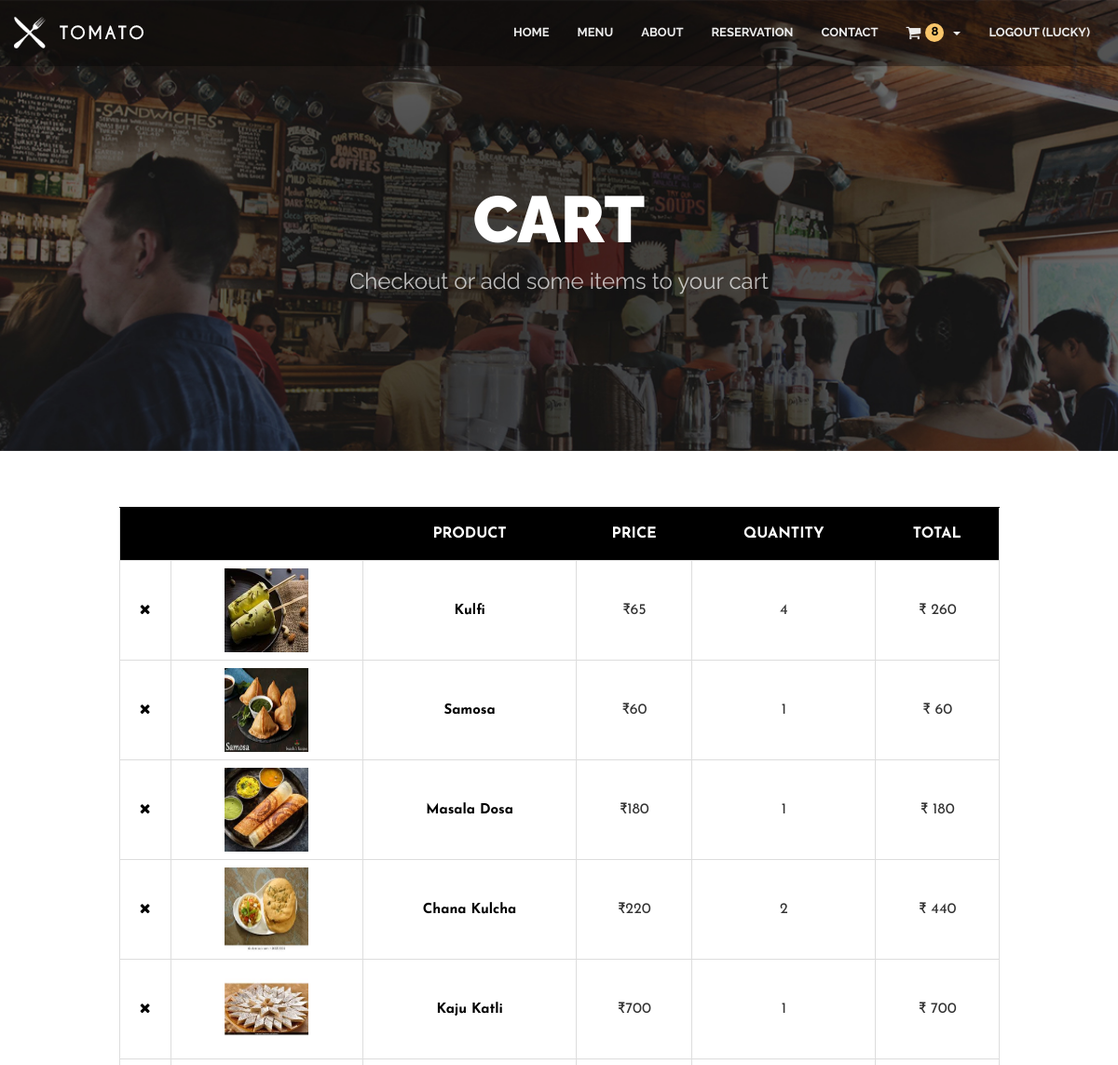
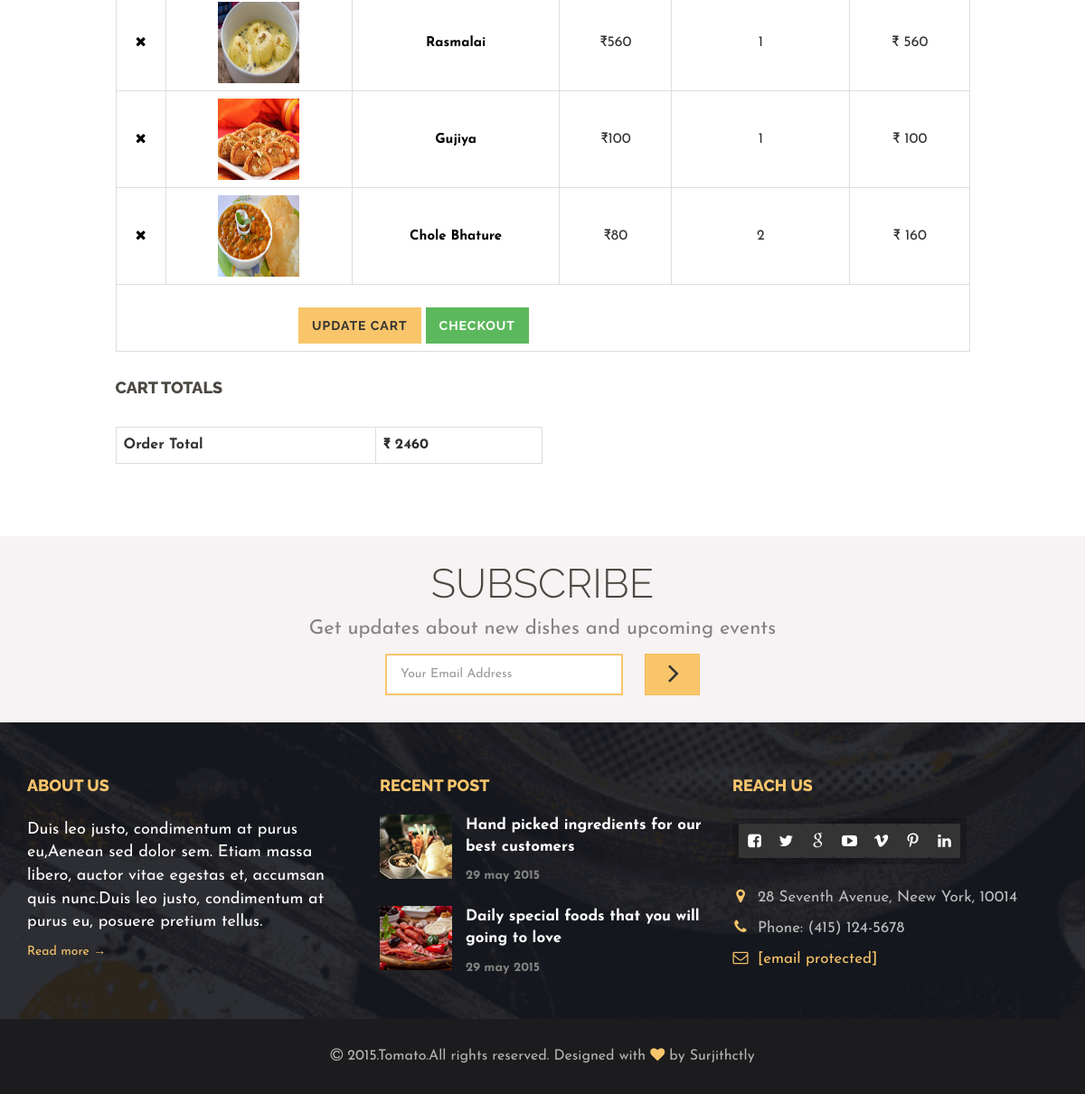
The app's page /customer/cart/ (signed in) with its own data (2 pictures, top to bottom).
### customer/models.py (models this page shows, shortened)
class Add_to_cart(models.Model):
    user = models.ForeignKey(User,on_delete=models.CASCADE, blank=True, null=True)
    dish = models.ForeignKey(Dish,on_delete=models.CASCADE, blank=True, null=True)
    qty = models.IntegerField(blank=True, null=True, default=1)
    confirmation = models.BooleanField(blank=True, null=True, default=False)

### management/models.py (models this page shows, shortened)
class Dish(models.Model):
    title = models.CharField(max_length=30,null=True,blank=True)
    des = models.TextField(null=True,blank=True)
    img = models.FileField(null=True,blank=True)
    img1 = models.FileField(null=True,blank=True)
    img2 = models.FileField(null=True,blank=True)
    mrp = models.IntegerField(null=True,blank=True)
    price = models.IntegerField(null=True,blank=True)
    available = models.BooleanField(default=True,null=True,blank=True)
    cat = models.ForeignKey(Category,on_delete=models.CASCADE,null=True,blank=True)

### customer/views.py (the view)
# urls.py: path('cart/',Cart,name="cart"),
def Cart(request):
    if request.user.is_authenticated:
        Cartdish , total = Total(request.user)
        d = {'Cartdish':Cartdish,'total':total}
    return render(request,'shop_cart.html',d)

### customer/templatetags/multiply.py (called while the page is built)
@register.simple_tag()
def multiply(price,qty):
    return price*qty

### customer/views.py (called while the page is built)
def Total(usr):
    Cartdish = Add_to_cart.objects.filter(user = usr)
    total = 0
    for i in Cartdish:
        total += i.dish.price * i.qty
    return Cartdish,total

### templates/shop_cart.html (shortened to what this page needs)
{% extends "base.html" %}
{% block body %}
{% load multiply %}
        <section class="page_header">
          <div class="container">
            <div class="row">
              <div class="col-md-12 text-center">
                <h2 class="text-uppercase">Cart</h2>
                <p>Checkout or add some items to your cart</p>
              </div>
            </div>
          </div>
        </section>
        <section class="shop-content">
          <div class="container">
            <div class="row">
              <div class="col-md-10 col-md-offset-1">
                <table class="cart-table table table-bordered">
                  <thead>
                    <tr>
                      <th>&nbsp;</th>
                      <th>&nbsp;</th>
                      <th>Product</th>
                      <th>Price</th>
                      <th>Quantity</th>
                      <th>Total</th>
                    </tr>
                  </thead>
                  <tbody>
                  {% for i in Cartdish %}
                    <tr>
                      <td>
                        <a href={% url 'DeleteOrder' i.id %} class="remove"
                          ><i class="fa fa-times"></i
                        ></a>
                      </td>
                      <td>
                        <a href={% url 'shop' i.dish.id %}
                          ><img
                            src="{{i.dish.img.url}}"
                            alt=""
                            height="90"
                            width="90"
                        /></a>
                      </td>
                      <td>
                        <a href={% url 'shop' i.dish.id %}>{{i.dish.title}}</a>
                      </td>
                      <td>
                        <span class="amount">&#8377;{{i.dish.price}}</span>
                      </td>
                      <td>
                        <div class="quantity">{{i.qty}}</div>
                      </td>
                      <td>
                        <span class="amount">&#8377; {% multiply i.dish.price i.qty %}</span>
                      </td>
                    </tr>
                    {% endfor %}
                      <td colspan="6" class="actions">
                        <div class="col-md-6">
                          <div class="cart-btn">
                            <a href="{% url 'menu' %}">
                              <button class="btn btn-default" type="submit">
                                Update Cart
                              </button>
                            </a>
                            <button
                              class="btn btn-success"
                              type="submit"
                              onclick="window.open('shop_checkout.html', '_self')"
                            >
                              Checkout
                            </button>
                          </div>
                        </div>
                      </td>
                  </tbody>
                </table>
                <div class="cart_totals">
                  <div class="col-md-6 push-md-6 no-padding">
                    <h4 class="text-left">Cart Totals</h4>
                    <br />
                    <table class="table table-bordered col-md-6">
                      <tbody>
                        <tr>
                          <th>Order Total</th>
                          <td>
                            <strong><span class="amount">&#8377; {{total}}</span></strong>
                          </td>
                        </tr>
                      </tbody>
                    </table>
                  </div>
                </div>
              </div>
            </div>
          </div>
        </section>
        {% endblock %}

### templates/base.html (shortened to what this page needs)
<!DOCTYPE html>
<html lang="en">
    {% load static %}
<head>
    <link rel="stylesheet" href="{% static 'css/bootstrap.min.css' %}">
    <link rel="stylesheet" href="{% static 'css/font-awesome/css/font-awesome.css' %}">
    <link rel="stylesheet" href="{% static 'css/plugin.css' %}">
    <link rel="stylesheet" href="{% static 'css/main.css' %}">
</head>
<body>
    <div class="body">
        <div class="main-wrapper">
            <nav class="navbar navbar-fixed-top">
                <div class="container">
                    <div class="navbar-header">
                        <a class="navbar-brand" href="index-2.html">
                            <img src="{% static 'img/nav-logo.png' %}" alt="nav-logo">
                        </a>
                    </div>
                    <div id="navbar" class="navbar-collapse collapse">
                        <ul class="nav navbar-nav navbar-right">
                            <li><a href="{% url 'home' %}">Home</a></li>
                            <li><a href="{% url 'menu' %}">Menu</a></li>
                            <li><a href="{% url 'about' %}">About</a></li>
                            <li><a href="{% url 'reservation' %}">Reservation</a></li>
                            <li><a href="{% url 'contact' %}">Contact</a></li>
                            {% if request.user.is_authenticated %}
                            <li class="dropdown">
                                <a class="" data-toggle="dropdown" role="button" style="cursor:pointer;"
                                    aria-haspopup="true" aria-expanded="false"><i
                                        class="fa fa-shopping-cart fsc pull-left"></i><span
                                        class="cart-number">{{request.user.add_to_cart_set.count}}</span><span class="caret"></span></a>
                                <div class="cart-content dropdown-menu">
                                    <li><a href="{% url 'logout' %}">Logout ({{user.username}})</a></li>
                                    {% else %}
                                    <li><a href="{% url 'account' %}">Account</a></li>
                                    {% endif %}
                                </div>
                            </li>
                        </ul>
                    </div>
                </div>
            </nav>
            {% block body %}
            {% endblock body %}
            <section class="subscribe">
                <div class="container">
                    <div class="row">
                        <div class="col-md-12">
                            <h1>Subscribe</h1>
                            <p>Get updates about new dishes and upcoming events</p>
                            <form class="form-inline"
                                action="https://demo.web3canvas.com/themeforest/tomato/php/subscribe.php" id="invite"
                                method="POST">
                                <div class="form-group">
                                    <input class="e-mail form-control" name="email" id="address" type="email"
                                        placeholder="Your Email Address" required>
                                </div>
                                <button type="submit" class="btn btn-default">
                                    <i class="fa fa-angle-right"></i>
                                </button>
                            </form>
                        </div>
                    </div>
                </div>
            </section>
            <section class="footer">
                <div class="container">
                    <div class="row">
                        <div class="col-md-4 col-sm-12">
                            <h1>About us</h1>
                            <p>Duis leo justo, condimentum at purus eu,Aenean sed dolor sem. Etiam massa libero, auctor
                                vitae egestas et, accumsan quis nunc.Duis leo justo, condimentum at purus eu, posuere
                                pretium tellus.</p>
                            <a href="about.html">Read more &rarr;</a>
                        </div>
                        <div class="col-md-4  col-sm-6">
                            <h1>Recent post</h1>
                            <div class="footer-blog clearfix">
                                <a href="blog_right_sidebar.html">
                                    <img src="{% static 'img/thumb8.png' %}" class="img-responsive footer-photo" alt="blog photos">
                                    <p class="footer-blog-text">Hand picked ingredients for our best customers</p>
                                    <p class="footer-blog-date">29 may 2015</p>
                                </a>
                            </div>
                            <div class="footer-blog clearfix last">
                                <a href="blog_right_sidebar.html">
                                    <img src="{% static 'img/thumb9.png' %}" class="img-responsive footer-photo" alt="blog photos">
                                    <p class="footer-blog-text">Daily special foods that you will going to love</p>
                                    <p class="footer-blog-date">29 may 2015</p>
                                </a>
                            </div>
                        </div>
                        <div class="col-md-4  col-sm-6">
                            <h1>Reach us</h1>
                            <div class="footer-social-icons">
                                <a href="https://www.facebook.com/">
                                    <i class="fa fa-facebook-square"></i>
                                </a>
                                <a href="https://www.twitter.com/">
                                    <i class="fa fa-twitter"></i>
                                </a>
                                <a href="https://plus.google.com/">
                                    <i class="fa fa-google"></i>
                                </a>
                                <a href="https://www.youtube.com/">
                                    <i class="fa fa-youtube-play"></i>
                                </a>
                                <a href="https://www.vimeo.com/">
                                    <i class="fa fa-vimeo"></i>
                                </a>
                                <a href="https://www.pinterest.com/">
                                    <i class="fa fa-pinterest-p"></i>
                                </a>
                                <a href="http://www.linkedin.com/">
                                    <i class="fa fa-linkedin"></i>
                                </a>
                            </div>
                            <div class="footer-address">
                                <p><i class="fa fa-map-marker"></i>28 Seventh Avenue, Neew York, 10014</p>
                                <p><i class="fa fa-phone"></i>Phone: (415) 124-5678</p>
                                <p><i class="fa fa-envelope-o"></i><a
                                        href="https://demo.web3canvas.com/cdn-cgi/l/email-protection"
                                        class="__cf_email__"
                                        data-cfemail="65161015150a17112517001611041017040b114b060a08">[email&#160;protected]</a>
                                </p>
                            </div>
                        </div>
                    </div>
                </div>
                <div class="footer-copyrights">
                    <div class="container">
                        <div class="row">
                            <div class="col-md-12">
                                <p><i class="fa fa-copyright"></i> 2015.Tomato.All rights reserved. Designed with <i
                                        class="fa fa-heart primary-color"></i> by Surjithctly</p>
                            </div>
                        </div>
                    </div>
                </div>
            </section>
        </div>
    </div>
</body>
</html>

### records on screen
Add_to_cart: dish.img (picture), dish "Kulfi", dish.price "65", qty "4", dish+qty "260"
Add_to_cart: dish.img (picture), dish "Samosa", dish.price "60", qty "1", dish+qty "60"
Add_to_cart: dish.img (picture), dish "Masala Dosa", dish.price "180", qty "1", dish+qty "180"
Add_to_cart: dish.img (picture), dish "Chana Kulcha", dish.price "220", qty "2", dish+qty "440"
Add_to_cart: dish.img (picture), dish "Kaju Katli", dish.price "700", qty "1", dish+qty "700"
Add_to_cart: dish.img (picture), dish "Rasmalai", dish.price "560", qty "1", dish+qty "560"
Add_to_cart: dish.img (picture), dish "Gujiya", dish.price "100", qty "1", dish+qty "100"
Add_to_cart: dish.img (picture), dish "Chole Bhature", dish.price "80", qty "2", dish+qty "160"

### other values on screen
{{ request.user.add_to_cart_set.count }} "8"
{{ user.username }} "LUCKY"
{{ total }} "2460"
